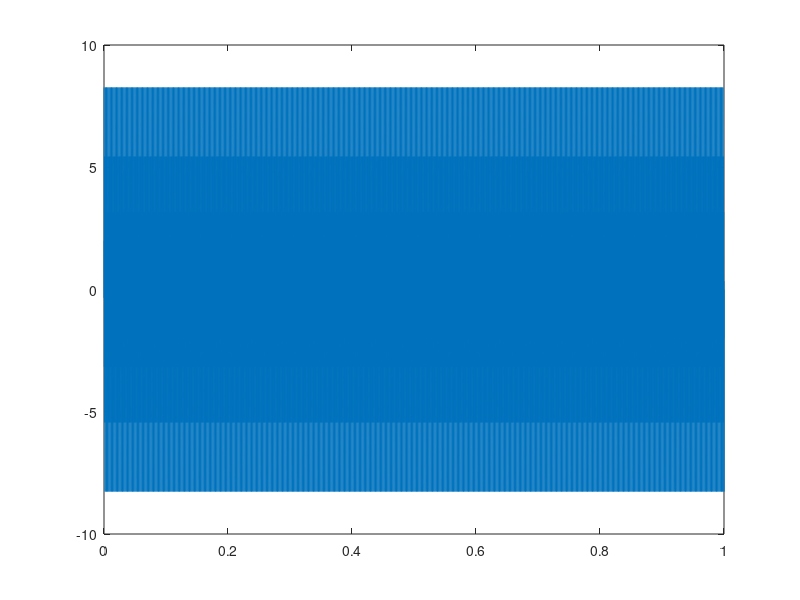
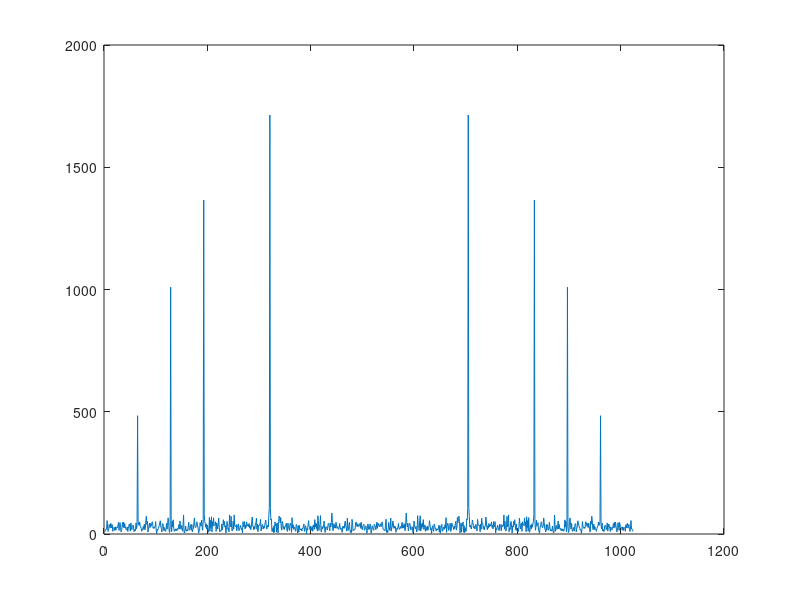
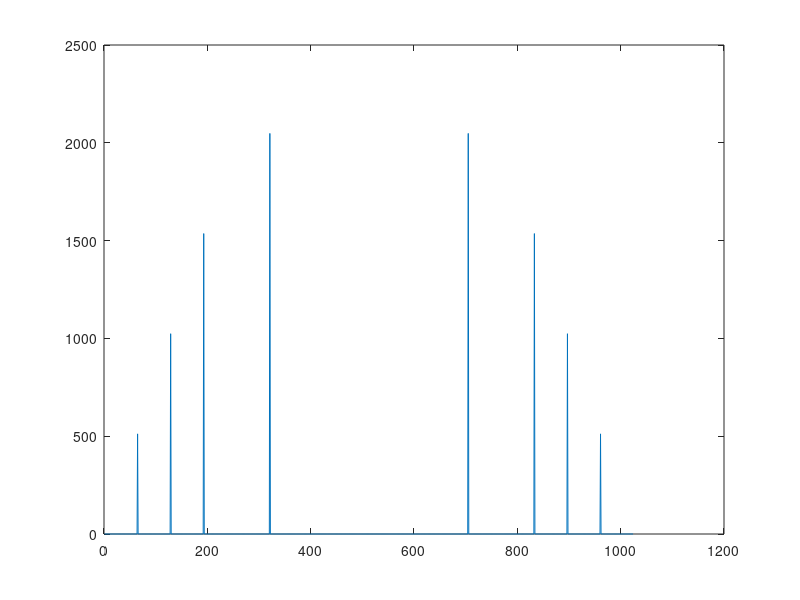

Reproduce these figures in MATLAB, in order.
t=1/8000:1/8000:1;
A=[1 2 3 4];
F=[500; 1000; 1500; 2500];
x=A*sin(2*pi*F*t);
plot(t,x);
figure;
plot(abs(fft(x,1024)));
n=randn(1,length(x));
d=x+n;
N=10;
W=zeros(1,N);
mu=.000008;
for i=N:length(x)
y(i)= W*x(i:-1:i-(N-1))';
e(i)= d(i)-y(i);
W=W+mu*x(i:-1:i-(N-1))*e(i);
end
plot(t,e);
plot(abs(fft(e,1024)));
figure; plot(abs(fft(x,1024)));
